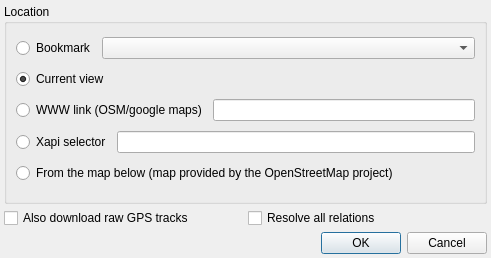
<?xml version="1.0" encoding="UTF-8"?>
<ui version="4.0">
 <class>DownloadMapDialog</class>
 <widget class="QDialog" name="DownloadMapDialog">
  <property name="geometry">
   <rect>
    <x>0</x>
    <y>0</y>
    <width>491</width>
    <height>258</height>
   </rect>
  </property>
  <property name="windowTitle">
   <string>Download</string>
  </property>
  <layout class="QVBoxLayout">
   <property name="spacing">
    <number>4</number>
   </property>
   <property name="margin">
    <number>4</number>
   </property>
   <item>
    <widget class="QGroupBox" name="groupBox">
     <property name="sizePolicy">
      <sizepolicy hsizetype="Preferred" vsizetype="Expanding">
       <horstretch>0</horstretch>
       <verstretch>0</verstretch>
      </sizepolicy>
     </property>
     <property name="title">
      <string>Location</string>
     </property>
     <layout class="QVBoxLayout" name="verticalLayout">
      <item>
       <layout class="QHBoxLayout">
        <item>
         <widget class="QRadioButton" name="FromBookmark">
          <property name="text">
           <string>Bookmark</string>
          </property>
         </widget>
        </item>
        <item>
         <widget class="QComboBox" name="Bookmarks">
          <property name="enabled">
           <bool>true</bool>
          </property>
          <property name="sizePolicy">
           <sizepolicy hsizetype="Expanding" vsizetype="Fixed">
            <horstretch>0</horstretch>
            <verstretch>0</verstretch>
           </sizepolicy>
          </property>
         </widget>
        </item>
       </layout>
      </item>
      <item>
       <widget class="QRadioButton" name="FromView">
        <property name="text">
         <string>Current view</string>
        </property>
        <property name="checked">
         <bool>true</bool>
        </property>
       </widget>
      </item>
      <item>
       <layout class="QHBoxLayout">
        <item>
         <widget class="QRadioButton" name="FromLink">
          <property name="text">
           <string>WWW link (OSM/google maps)</string>
          </property>
         </widget>
        </item>
        <item>
         <widget class="QLineEdit" name="Link"/>
        </item>
       </layout>
      </item>
      <item>
       <layout class="QHBoxLayout" name="horizontalLayout_2">
        <item>
         <widget class="QRadioButton" name="FromXapi">
          <property name="text">
           <string>Xapi selector</string>
          </property>
         </widget>
        </item>
        <item>
         <widget class="QLineEdit" name="edXapiUrl"/>
        </item>
       </layout>
      </item>
      <item>
       <widget class="QRadioButton" name="FromMap">
        <property name="text">
         <string>From the map below (map provided by the OpenStreetMap project)</string>
        </property>
       </widget>
      </item>
     </layout>
    </widget>
   </item>
   <item>
    <layout class="QHBoxLayout" name="horizontalLayout">
     <item>
      <widget class="QCheckBox" name="IncludeTracks">
       <property name="text">
        <string>Also download raw GPS tracks</string>
       </property>
      </widget>
     </item>
     <item>
      <widget class="QCheckBox" name="ResolveRelations">
       <property name="text">
        <string>Resolve all relations</string>
       </property>
      </widget>
     </item>
    </layout>
   </item>
   <item>
    <widget class="QDialogButtonBox" name="buttonBox">
     <property name="orientation">
      <enum>Qt::Horizontal</enum>
     </property>
     <property name="standardButtons">
      <set>QDialogButtonBox::Cancel|QDialogButtonBox::Ok</set>
     </property>
    </widget>
   </item>
  </layout>
 </widget>
 <resources/>
 <connections>
  <connection>
   <sender>buttonBox</sender>
   <signal>accepted()</signal>
   <receiver>DownloadMapDialog</receiver>
   <slot>accept()</slot>
   <hints>
    <hint type="sourcelabel">
     <x>228</x>
     <y>296</y>
    </hint>
    <hint type="destinationlabel">
     <x>241</x>
     <y>175</y>
    </hint>
   </hints>
  </connection>
  <connection>
   <sender>buttonBox</sender>
   <signal>rejected()</signal>
   <receiver>DownloadMapDialog</receiver>
   <slot>reject()</slot>
   <hints>
    <hint type="sourcelabel">
     <x>284</x>
     <y>296</y>
    </hint>
    <hint type="destinationlabel">
     <x>283</x>
     <y>187</y>
    </hint>
   </hints>
  </connection>
  <connection>
   <sender>Bookmarks</sender>
   <signal>highlighted(int)</signal>
   <receiver>FromBookmark</receiver>
   <slot>toggle()</slot>
   <hints>
    <hint type="sourcelabel">
     <x>372</x>
     <y>56</y>
    </hint>
    <hint type="destinationlabel">
     <x>75</x>
     <y>56</y>
    </hint>
   </hints>
  </connection>
  <connection>
   <sender>Link</sender>
   <signal>textEdited(QString)</signal>
   <receiver>FromLink</receiver>
   <slot>toggle()</slot>
   <hints>
    <hint type="sourcelabel">
     <x>386</x>
     <y>125</y>
    </hint>
    <hint type="destinationlabel">
     <x>89</x>
     <y>125</y>
    </hint>
   </hints>
  </connection>
  <connection>
   <sender>Bookmarks</sender>
   <signal>activated(int)</signal>
   <receiver>FromBookmark</receiver>
   <slot>toggle()</slot>
   <hints>
    <hint type="sourcelabel">
     <x>372</x>
     <y>56</y>
    </hint>
    <hint type="destinationlabel">
     <x>75</x>
     <y>56</y>
    </hint>
   </hints>
  </connection>
 </connections>
</ui>
